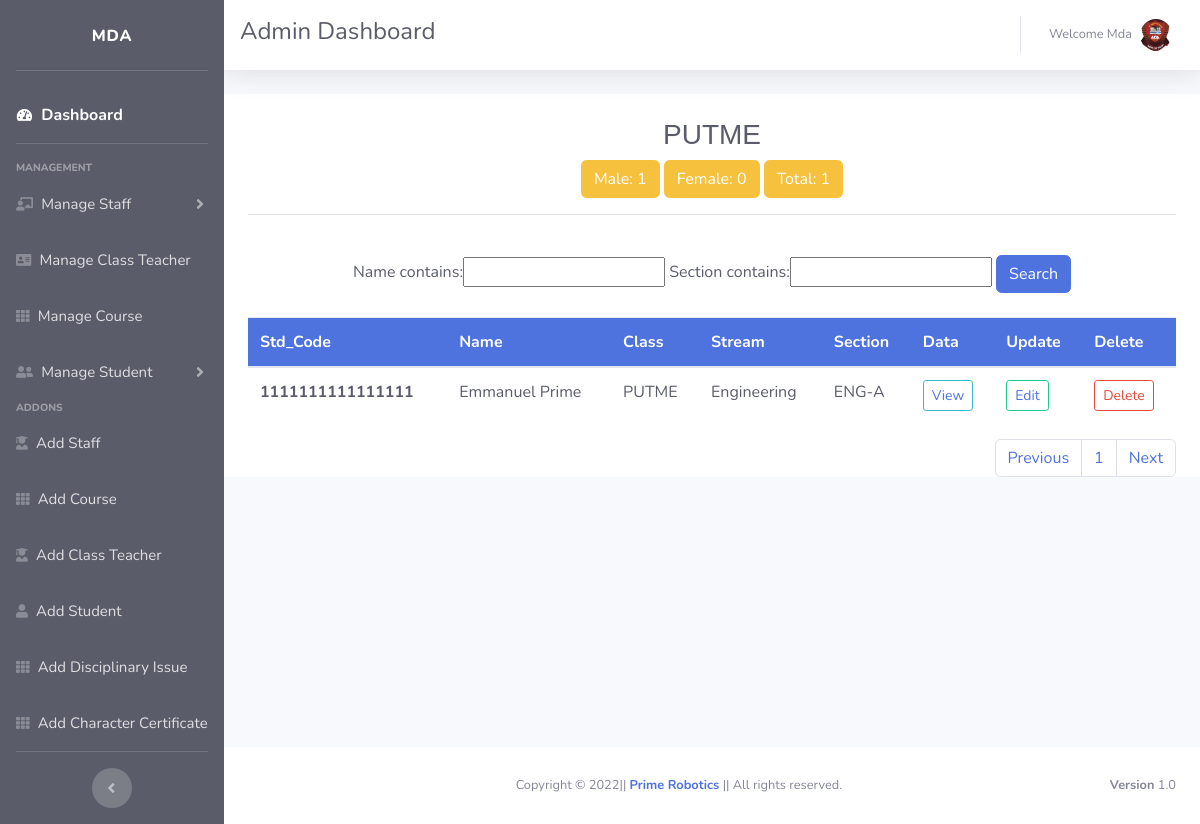
The app's page /eight/ (signed in) with its own data.
### school_management_system_app/models.py (models this page shows, shortened)
class StudentDetail(models.Model):
    student_code = models.CharField(max_length=50, primary_key=True)
    name = models.CharField(max_length=50)
    GENDER_MALE = 'Male'
    GENDER_FEMALE = 'Female'
    GENDER_CHOICES = [(GENDER_MALE, 'Male'), (GENDER_FEMALE, 'Female')]
    gender = models.CharField(choices=GENDER_CHOICES, max_length=30)
    seven = 'JAMB'
    eight = 'PUTME'
    nine = 'S.O.N'
    ten = 'ARTS'
    eleven = 'COM'
    twelve = 'WAEC'
    class_choices = [(seven, 'JAMB'), (eight, 'PUTME'), (nine, 'S.O.N'),
                     (ten, 'ARTS'), (eleven, 'COM'), (twelve, 'WAEC')]
    standard = models.CharField(choices=class_choices, max_length=30)
    A = 'MED-A'
    B = 'MED-B'
    C = 'MED-C'
    D = 'ENG-A'
    E = 'ART-A'
    section_choices = [(A, 'MED-A'), (B, 'MED-B'), (C, 'MED-C'), (D, 'ENG-A'), (E, 'ART-A')]
    section = models.CharField(choices=section_choices, max_length=30)
    course = models.ForeignKey(Course, null=True, on_delete=models.SET_NULL)
    date_of_birth = models.DateField(
        auto_now=False, auto_now_add=False, blank=True)
    admission_no = models.BigIntegerField(blank=True)
    date_of_admission = models.DateField(
        blank=True, auto_now=False, auto_now_add=False)
    email = models.EmailField(blank=True, unique=True)
    CID = models.CharField(max_length=11, unique=True, blank=True)
    class_teacher = models.ForeignKey(
        ClassTeacher, null=True, on_delete=models.SET_NULL)
    previous_school = models.CharField(max_length=50, blank=True)
    mobile_number = models.CharField(max_length=11, blank=True)
    permanent_address = models.TextField(blank=True)
    proctor_master = models.ForeignKey(
        StaffDetail, null=True, on_delete=models.SET_NULL)
    Boarder = 'Boarder'
    Dayscholar = 'Dayscholar'
    BoarderOrDayscholar = [(Boarder, 'Boarder'), (Dayscholar, 'Dayscholar')]
    BoarderOrDayscholar = models.CharField(
        choices=BoarderOrDayscholar, blank=True, max_length=30)
    Regular = 'Regular'
    Repeater = 'Repeater'
    RegularOrRepeater = [(Regular, 'Regular'), (Repeater, 'Repeater')]
    RegularOrRepeater = models.CharField(
        choices=RegularOrRepeater, blank=True, max_length=30)
    profile_pic = models.ImageField(
        upload_to="images/students", default='/static/images/user.jpg', null=True, blank=True)
    father_name = models.CharField(max_length=50, blank=True)
    mother_name = models.CharField(max_length=50, blank=True)
    fathers_occupation = models.CharField(max_length=50, blank=True)
    mothers_occupation = models.CharField(max_length=50, blank=True)
    parents_mobile_number = models.CharField(max_length=11, blank=True)

class Course(models.Model):
    course = models.CharField(max_length=100)
    def __str__(self):
        return self.course

### school_management_system_app/adm_views.py (the view)
# urls.py: path('eight/', adm_views.eight, name='eight'),
@login_required
def eight(request):
    male = StudentDetail.objects.filter(standard='PUTME', gender='Male')
    female = StudentDetail.objects.filter(standard='PUTME', gender='Female')
    total = StudentDetail.objects.filter(standard='PUTME')
    all_field = StudentDetail.objects.filter(
        standard='PUTME').order_by('name')
    myFilter = StudentFilter(request.GET, queryset=all_field)
    all_field = myFilter.qs
    paginator = Paginator(all_field, 15)
    page_number = request.GET.get('page')
    all_field = paginator.get_page(page_number)
    return render(request, 'administrator/eight.html',
                  {'all_field': all_field,
                   'myFilter': myFilter,
                   'male': male,
                   'female': female,
                   'total': total
                   })

### school_management_system_app/templates/administrator/eight.html (shortened to what this page needs)
{% extends 'administrator/adm_base.html' %}
{% block content %}
<div class="container bg-white text-dark">
<br>
    <center><h3 style="font-family: Helvetica;">PUTME</h3>
    <button type="submit" class="btn btn-warning my-2 my-sm-0">Male: {{male.count}}</button>
    <button type="submit" class="btn btn-warning my-2 my-sm-0">Female: {{female.count}}</button>
    <button type="submit" class="btn btn-warning my-2 my-sm-0">Total: {{total.count}}</button></center>
    <hr>
  <br>
  <center>
  <form method="GET">
  <div class="col">
    {{myFilter.form}}
    <button type="submit" class="btn btn-primary my-2 my-sm-0">Search</button>
    </div>
  </form></center>
  <div class="table-responsive">
  <table class="table table-hover">
    <thead class="bg-primary text-white">
      <tr>
        <th scope="col">Std_Code</th>
        <th scope="col">Name</th>
        <th scope="col">Class</th>
        <th scope="col">Stream</th>
        <th scope="col">Section</th>
        <th scope="col">Data</th>
        <th scope="col">Update</th>
        <th scope="col">Delete</th>
      </tr>
    </thead>
    <tbody class="text-dark">
      {% for all_field in all_field%}
      <tr>
        <th scope="row">{{all_field.student_code}}</th>
        <td>{{all_field.name}}</td>
        <td>{{all_field.standard}}</td>
        <td>{{all_field.course}}</td>
        <td>{{all_field.section}}</td>
        <td>
          <button type="button" class="btn btn-outline-info btn-sm">
            <a href="{% url 'std_detail_eight' all_field.student_code %}">View</a>
          </button>
        </td>
        <td>
          <button type="button" class="btn btn-outline-success btn-sm">
            <a href="{% url 'edit_std_eight' all_field.student_code %}">Edit</a>
          </button>
        </td>
        <td>
          <button
            type="button"
            class="btn btn-outline-danger btn-sm"
            data-toggle="modal"
            data-target="#deletestd{{all_field.student_code}}">
            Delete
          </button>
        </td>
      </tr>
      {% endfor %}
    </tbody>
  </table>
  </div>
  <nav aria-label="Page navigation example">
    <ul class="pagination justify-content-end">
      <li class="page-item"><a class="page-link" href="?page=1">Previous</a></li>
      <li class="page-item">
        <a class="page-link" href="?page={{ all_field.number }}"
          >{{ all_field.number }}</a>
      </li>
      <li class="page-item">
        <a class="page-link" href="?page={{ all_field.paginator.num_pages }}"
          >Next</a>
      </li>
    </ul>
  </nav>
</div>
{% endblock content %}

### school_management_system_app/templates/administrator/adm_base.html (shortened to what this page needs)
{% load static %}
<!DOCTYPE html>
<html lang="en">
<head>
    <link href="{% static 'vendor/fontawesome-free/css/all.min.css' %}" rel="stylesheet" type="text/css">
    <link href="{% static 'css/sb-admin-2.min.css' %}" rel="stylesheet">
</head>
<body id="page-top">
    <div id="wrapper">
        <ul class="navbar-nav bg-dark sidebar sidebar-dark accordion" id="accordionSidebar">
            <a class="sidebar-brand align-items-center justify-content-center">
                <span>MDA</span>
            </a>
            <hr class="sidebar-divider">
            <li class="nav-item active">
                <a class="nav-link" href="{% url 'adm_home' %}">
                    <i class="fas fa-fw fa-tachometer-alt"></i>
                    <span style="font-size: 16px">Dashboard</span></a>
            </li>
            <hr class="sidebar-divider">
            <div class="sidebar-heading">
                Management
            </div>
            <li class="nav-item">
                <a class="nav-link collapsed" href="#" data-toggle="collapse" data-target="#collapseTwo"
                    aria-expanded="true" aria-controls="collapseTwo">
                    <i class="fas fa-chalkboard-teacher"></i>
                    <span style="font-size: 15px">Manage Staff</span>
                </a>
            </li>
            <li class="nav-item">
                <a class="nav-link" href="{% url 'class_teacher' %}">
                    <i class="nav-icon fas fa-address-card"></i>
                    <span style="font-size: 15px">Manage Class Teacher</span></a>
            </li>
            <li class="nav-item">
                <a class="nav-link" href="{% url 'all_course' %}">
                    <i class="nav-icon fas fa-th"></i>
                    <span style="font-size: 15px">Manage Course</span></a>
            </li>
            <li class="nav-item">
                <a class="nav-link collapsed" href="#" data-toggle="collapse" data-target="#collapseUtilities"
                    aria-expanded="true" aria-controls="collapseUtilities">
                    <i class="nav-icon fas fa-user-friends"></i>
                    <span style="font-size: 15px">Manage Student</span>
                </a>
            </li>
            <div class="sidebar-heading">
                Addons
            </div>
            <li class="nav-item">
                <a class="nav-link" href="{% url 'add_staff' %}">
                    <i class="nav-icon fas fa-user-graduate"></i>
                    <span style="font-size: 15px">Add Staff</span></a>
            </li>
            <li class="nav-item">
                <a class="nav-link" href="{% url 'add_course' %}">
                    <i class="nav-icon fas fa-th"></i>
                    <span style="font-size: 15px">Add Course</span></a>
            </li>
            <li class="nav-item">
                <a class="nav-link" href="{% url 'add_class_teacher' %}">
                    <i class="nav-icon fas fa-user-graduate"></i>
                    <span style="font-size: 15px">Add Class Teacher</span></a>
            </li>
            <li class="nav-item">
                <a class="nav-link" href="{% url 'add_std' %}">
                    <i class="nav-icon fas fa-user"></i>
                    <span style="font-size: 15px">Add Student</span></a>
            </li>
            <li class="nav-item">
                <a class="nav-link" href="{% url 'disciplinaryissue' %}">
                    <i class="nav-icon fas fa-th"></i>
                    <span style="font-size: 15px">Add Disciplinary Issue</span></a>
            </li>
            <li class="nav-item">
                <a class="nav-link" href="{% url 'charactercertificate' %}">
                    <i class="nav-icon fas fa-th"></i>
                    <span style="font-size: 15px">Add Character Certificate</span></a>
            </li>
            <hr class="sidebar-divider d-none d-md-block">
            <div class="text-center d-none d-md-inline">
                <button class="rounded-circle border-0" id="sidebarToggle"></button>
            </div>
        </ul>
        <div id="content-wrapper" class="d-flex flex-column">
            <div id="content">
                <nav class="navbar navbar-expand topbar mb-4 static-top bg-white text-dark shadow">
                    <h4>Admin Dashboard</h4>
                    <ul class="navbar-nav ml-auto">
                        <li class="nav-item dropdown no-arrow">
                            <a class="nav-link dropdown-toggle" href="#" id="userDropdown" role="button"
                                data-toggle="dropdown" aria-haspopup="true" aria-expanded="false">
                                <span class="mr-2 d-lg-inline text-gray-600 small">Welcome {{user.username |capfirst}}</span>
                                <img class="img-profile rounded-circle"
                                    src="{% static 'images/mda.jpg' %}">
                            </a>
                        </li>
                    </ul>
                </nav>
                {% block content %}
        		{% endblock %}
            </div>
            <footer class="sticky-footer bg-white">
                <div class="container my-auto">
                    <div class="copyright text-center my-auto">
                        <span>Copyright &copy; {% now "Y" %}|| <strong><a href="https://web.facebook.com/emmanuel.prime.5">Prime Robotics</a></strong> || All rights reserved.</span>
                    	<div class="float-right d-none d-sm-inline-block">
                    		<b>Version</b> 1.0
                		</div>
                    </div>
                </div>
            </footer>
        </div>
    </div>
</body>
</html>

### records on screen
StudentDetail: student_code "1111111111111111", name "Emmanuel Prime", standard "PUTME", course "Engineering", section "ENG-A"

### other values on screen
{{ user.username |capfirst }} "Mda"
{{ male.count }} "1"
{{ female.count }} "0"
{{ total.count }} "1"
{{ all_field.number }} "1"
